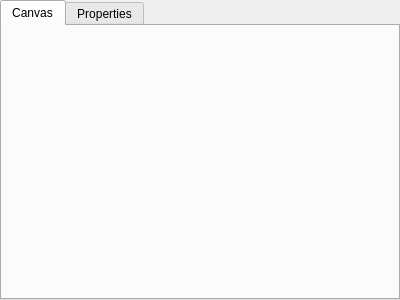
<?xml version="1.0" encoding="UTF-8"?>
<ui version="4.0">
 <class>SpriteWindow</class>
 <widget class="QWidget" name="SpriteWindow">
  <property name="geometry">
   <rect>
    <x>0</x>
    <y>0</y>
    <width>400</width>
    <height>300</height>
   </rect>
  </property>
  <property name="windowTitle">
   <string>Form</string>
  </property>
  <layout class="QGridLayout" name="gridLayout">
   <property name="leftMargin">
    <number>0</number>
   </property>
   <property name="topMargin">
    <number>0</number>
   </property>
   <property name="rightMargin">
    <number>0</number>
   </property>
   <property name="bottomMargin">
    <number>0</number>
   </property>
   <property name="spacing">
    <number>0</number>
   </property>
   <item row="0" column="0">
    <widget class="QTabWidget" name="tabWidget">
     <property name="currentIndex">
      <number>0</number>
     </property>
     <widget class="QWidget" name="tabCanvas">
      <attribute name="title">
       <string>Canvas</string>
      </attribute>
      <layout class="QGridLayout" name="gridLayout_2">
       <property name="leftMargin">
        <number>2</number>
       </property>
       <property name="topMargin">
        <number>2</number>
       </property>
       <property name="rightMargin">
        <number>2</number>
       </property>
       <property name="bottomMargin">
        <number>2</number>
       </property>
       <property name="spacing">
        <number>0</number>
       </property>
       <item row="0" column="0">
        <widget class="QLabel" name="canvas">
         <property name="text">
          <string/>
         </property>
        </widget>
       </item>
      </layout>
     </widget>
     <widget class="QWidget" name="tabProperties">
      <attribute name="title">
       <string>Properties</string>
      </attribute>
     </widget>
    </widget>
   </item>
  </layout>
 </widget>
 <resources/>
 <connections/>
</ui>
